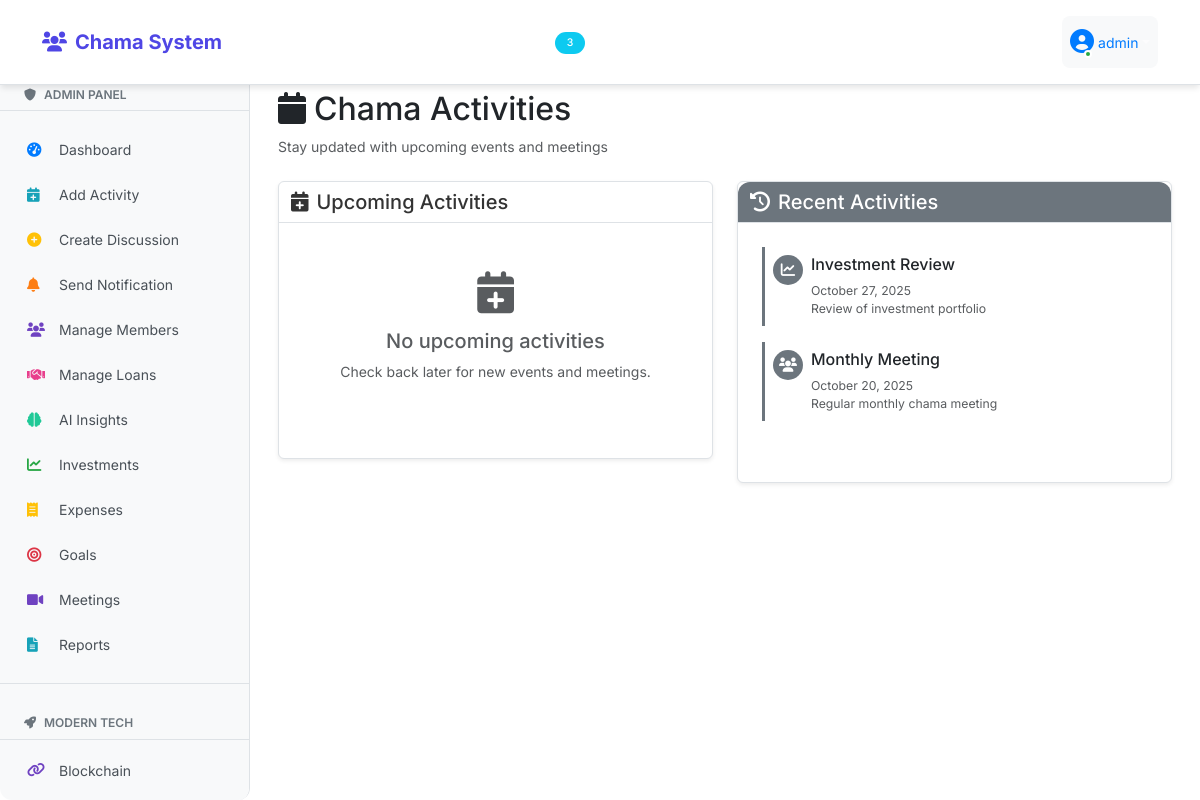
The app's page /activities (signed in) with its own data.
### fixed_app.py (models this page shows, shortened)
class User(db.Model, UserMixin):
    id = db.Column(db.Integer, primary_key=True)
    username = db.Column(db.String(80), unique=True, nullable=False)
    password = db.Column(db.String(200), nullable=False)
    is_admin = db.Column(db.Boolean, default=False)
    last_seen = db.Column(db.DateTime, default=datetime.utcnow)
    is_online = db.Column(db.Boolean, default=False)
    members = db.relationship('Member', backref='user', lazy=True)

class Activity(db.Model):
    id = db.Column(db.Integer, primary_key=True)
    title = db.Column(db.String(100), nullable=False)
    description = db.Column(db.Text)
    date = db.Column(db.DateTime, nullable=False)
    type = db.Column(db.String(50), default='meeting')
    created_by = db.Column(db.Integer, db.ForeignKey('user.id'))
    user = db.relationship('User', backref='activities')

### fixed_app.py (the view)
@app.route('/activities')
@login_required
def activities():
    upcoming = Activity.query.filter(Activity.date >= datetime.utcnow()).order_by(Activity.date).all()
    past = Activity.query.filter(Activity.date < datetime.utcnow()).order_by(Activity.date.desc()).limit(10).all()
    return render_template('activities.html', upcoming=upcoming, past=past)

### fixed_app.py (called while the page is built)
@login_manager.user_loader
def load_user(user_id):
    return db.session.get(User, int(user_id))

@app.context_processor
def inject_counts():
    if current_user.is_authenticated:
        unread_count = Notification.query.filter_by(user_id=current_user.id, is_read=False).count()
        discussion_count = Discussion.query.count()
        return dict(unread_notifications_count=unread_count, discussion_count=discussion_count)
    return dict(unread_notifications_count=0, discussion_count=0)

### templates/activities.html (shortened to what this page needs)
{% extends "base.html" %}
{% block content %}
<div class="container-fluid">
    <div class="d-flex flex-column flex-md-row justify-content-between align-items-start align-items-md-center mb-4">
        <div>
            <h2><i class="fas fa-calendar me-2"></i>Chama Activities</h2>
            <p class="text-muted mb-0">Stay updated with upcoming events and meetings</p>
        </div>
    </div>
    <div class="row">
        <div class="col-12 col-lg-6 mb-4">
            <div class="card list-card shadow-sm h-100">
                <div class="card-header bg-primary text-white">
                    <h5 class="mb-0"><i class="fas fa-calendar-plus me-2"></i>Upcoming Activities</h5>
                </div>
                <div class="card-body">
                    {% if upcoming %}
                        {% for activity in upcoming %}
                        <div class="activity-item mb-3 p-3 border rounded">
                            <div class="d-flex align-items-start">
                                <div class="activity-icon bg-primary text-white me-3">
                                    {% if activity.type == 'meeting' %}
                                        <i class="fas fa-users"></i>
                                    {% elif activity.type == 'review' %}
                                        <i class="fas fa-chart-line"></i>
                                    {% else %}
                                        <i class="fas fa-calendar"></i>
                                    {% endif %}
                                </div>
                                <div class="flex-grow-1">
                                    <h6 class="mb-1">{{ activity.title }}</h6>
                                    <div class="text-primary fw-medium mb-2">
                                        <i class="fas fa-clock me-1"></i>
                                        {{ activity.date.strftime('%B %d, %Y at %I:%M %p') }}
                                    </div>
                                    {% if activity.description %}
                                        <p class="text-muted mb-0">{{ activity.description }}</p>
                                    {% endif %}
                                    <div class="mt-2">
                                        <span class="badge bg-{{ 'success' if activity.type == 'meeting' else 'info' if activity.type == 'review' else 'secondary' }}">
                                            {{ activity.type.title() }}
                                        </span>
                                    </div>
                                </div>
                            </div>
                        </div>
                        {% endfor %}
                    {% else %}
                        <div class="text-center py-4">
                            <i class="fas fa-calendar-plus fa-3x text-muted mb-3"></i>
                            <h5 class="text-muted">No upcoming activities</h5>
                            <p class="text-muted">Check back later for new events and meetings.</p>
                        </div>
                    {% endif %}
                </div>
            </div>
        </div>
        <div class="col-12 col-lg-6">
            <div class="card list-card shadow-sm h-100">
                <div class="card-header bg-secondary text-white">
                    <h5 class="mb-0"><i class="fas fa-history me-2"></i>Recent Activities</h5>
                </div>
                <div class="card-body">
                    {% if past %}
                        {% for activity in past %}
                        <div class="activity-item mb-3 p-2 border-start border-3 border-secondary">
                            <div class="d-flex align-items-start">
                                <div class="activity-icon-sm bg-secondary text-white me-2">
                                    {% if activity.type == 'meeting' %}
                                        <i class="fas fa-users"></i>
                                    {% elif activity.type == 'review' %}
                                        <i class="fas fa-chart-line"></i>
                                    {% else %}
                                        <i class="fas fa-calendar"></i>
                                    {% endif %}
                                </div>
                                <div class="flex-grow-1">
                                    <h6 class="mb-1">{{ activity.title }}</h6>
                                    <small class="text-muted">
                                        {{ activity.date.strftime('%B %d, %Y') }}
                                    </small>
                                    {% if activity.description %}
                                        <p class="text-muted mb-0 small">{{ activity.description|truncate(80) }}</p>
                                    {% endif %}
                                </div>
                            </div>
                        </div>
                        {% endfor %}
                    {% else %}
                        <div class="text-center py-4">
                            <i class="fas fa-history fa-3x text-muted mb-3"></i>
                            <h5 class="text-muted">No past activities</h5>
                            <p class="text-muted">Activity history will appear here.</p>
                        </div>
                    {% endif %}
                </div>
            </div>
        </div>
    </div>
</div>
{% endblock %}

### templates/navbar.html (shortened to what this page needs)
<nav class="navbar navbar-expand-lg navbar-dark bg-primary">
    <div class="container">
        <a class="navbar-brand" href="{{ url_for('index') }}">
            <i class="fas fa-users me-2"></i>Chama System
        </a>
        <div class="collapse navbar-collapse" id="navbarNav">
            {% if current_user.is_authenticated %}
            <ul class="navbar-nav me-auto">
                <li class="nav-item">
                    <a class="nav-link {% if request.path == url_for('index') %}active{% endif %}" href="{{ url_for('index') }}">
                        <i class="fas fa-home me-1"></i>Home
                    </a>
                </li>
                <li class="nav-item">
                    <a class="nav-link {% if request.path == url_for('contributions') %}active{% endif %}" href="{{ url_for('contributions') }}">
                        <i class="fas fa-money-bill-wave me-1"></i>Contributions
                    </a>
                </li>
                <li class="nav-item">
                    <a class="nav-link {% if request.path == url_for('discussions') %}active{% endif %}" href="{{ url_for('discussions') }}">
                        <i class="fas fa-comments me-1"></i>Discussions
                        {% if discussion_count > 0 %}
                            <span class="badge bg-info rounded-pill ms-1">{{ discussion_count }}</span>
                        {% endif %}
                    </a>
                </li>
                <li class="nav-item dropdown">
                    <a class="nav-link dropdown-toggle" href="#" id="menuDropdown" role="button" data-bs-toggle="dropdown">
                        <i class="fas fa-bars me-1"></i>Menu
                    </a>
                </li>
                {% if current_user.is_admin %}
                <li class="nav-item dropdown">
                    <a class="nav-link dropdown-toggle" href="#" id="adminDropdown" role="button" data-bs-toggle="dropdown">
                        <i class="fas fa-shield-alt me-1"></i>Admin
                    </a>
                </li>
                {% endif %}
            </ul>
            <ul class="navbar-nav">
                <li class="nav-item dropdown">
                    <a class="nav-link dropdown-toggle user-dropdown" href="#" id="navbarDropdown" role="button"
                       data-bs-toggle="dropdown" aria-expanded="false">
                        <div class="user-avatar">
                            <i class="fas fa-user-circle"></i>
                            <span class="online-dot"></span>
                        </div>
                        <span class="ms-1" style="color: #007bff;">{{ current_user.username }}</span>
                    </a>
                </li>
            </ul>
            {% endif %}
        </div>
    </div>
</nav>

### static/modern-ui.css (style rules this page uses)
:root { --primary: #4f46e5; --secondary: #6b7280; --success: #10b981; --warning: #f59e0b; --danger: #ef4444; --info: #3b82f6; --light: #f8fafc; --dark: #1f2937; --border-radius: 12px; --shadow: 0 4px 6px -1px rgba(0, 0, 0, 0.1); --shadow-lg: 0 10px 15px -3px rgba(0, 0, 0, 0.1); }
body { font-family: 'Inter', -apple-system, BlinkMacSystemFont, sans-serif; background: white; min-height: 100vh; }
.card { border: none; border-radius: var(--border-radius); box-shadow: var(--shadow); transition: all 0.3s ease; }
.card-header { background: white; border-bottom: 1px solid #e5e7eb; border-radius: var(--border-radius) var(--border-radius) 0 0 !important; padding: 1.25rem; }
.card-body { padding: 1.5rem; }
.list-card .card-body { max-height: 400px; overflow-y: auto; }
.list-card:not(:has(.table-responsive)) .card-body { padding: 1.5rem; }
.navbar { background: white !important; box-shadow: var(--shadow); padding: 1rem 0; }
.navbar-brand { font-weight: 700; color: var(--primary) !important; }
.badge { border-radius: 6px; font-weight: 500; padding: 0.375rem 0.75rem; }

### templates/base.html (style rules this page uses)
body { background-color: white; font-size: 14px; }
.navbar { position: fixed; top: 0; left: 0; right: 0; z-index: 1030; margin-bottom: 0; background-color: white !important; border-bottom: 1px solid #dee2e6; }
.card-header.bg-primary, .bg-primary { background-color: white !important; color: #333 !important; border-bottom: 1px solid #dee2e6; }
.user-dropdown { background-color: #f8f9fa !important; border-radius: 8px; padding: 0.5rem 1rem; }
body { padding-top: 70px; }
.card { border-radius: 0.375rem !important; border: 1px solid #dee2e6; margin-bottom: 0.75rem; box-shadow: 0 1px 3px rgba(0,0,0,0.1); max-width: 400px; }
.card.list-card { max-width: 100%; }
.container-fluid .card, .main-content .card:not(.auth-card) { max-width: 100%; }
.card-body { padding: 0.75rem; }
.card-header { padding: 0.5rem 0.75rem; background-color: #f8f9fa; border-bottom: 1px solid #dee2e6; font-weight: 600; font-size: 0.9rem; }
.card-header:nth-child(1) { background-color: rgba(0,123,255,0.1); }

### templates/navbar.html (style rules this page uses)
.user-dropdown { display: flex; align-items: center; }
.user-avatar { position: relative; display: inline-block; color: #007bff; font-size: 1.5rem; }
.online-dot { position: absolute; bottom: 2px; right: 2px; width: 8px; height: 8px; background-color: #28a745; border: 2px solid white; border-radius: 50%; animation: pulse-dot 2s infinite; }

### templates/activities.html (style rules this page uses)
.activity-icon-sm { width: 30px; height: 30px; border-radius: 50%; display: flex; align-items: center; justify-content: center; font-size: 0.9rem; }
.activity-item { transition: all 0.2s ease; }

### records on screen
User: username "admin"
Activity: type "review" (drawn), title "Investment Review", date "October 27, 2025", description "Review of investment portfolio"
Activity: type "meeting" (drawn), title "Monthly Meeting", date "October 20, 2025", description "Regular monthly chama meeting"

### other values on screen
{{ discussion_count }} "3"
